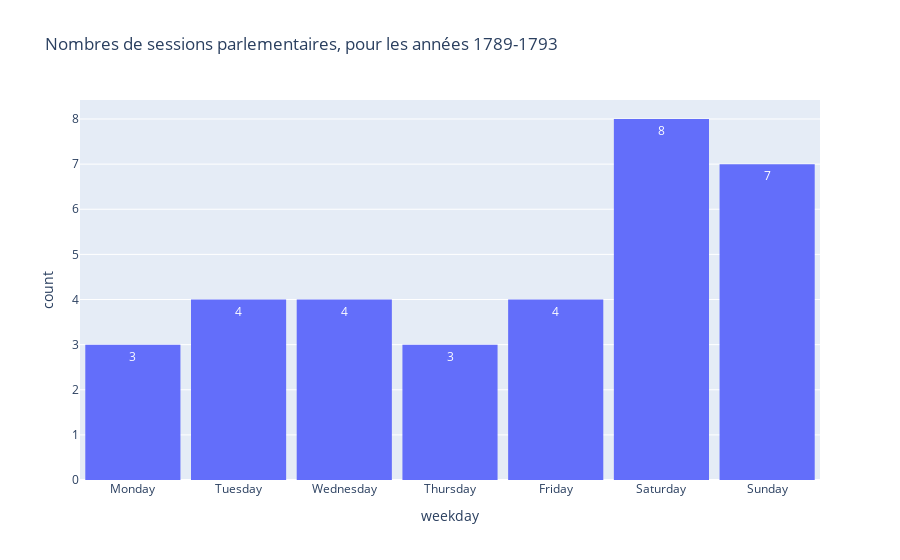

Source (notebook cell):
### Code cell
plot_par_jour_de_semaine_dayoff(Assemblee_dayoff, '1789-1793')

### Figure 1 — Plotly figure (JSON) as saved in the notebook; plotly's stock layout.template omitted (floating-point values rounded to 4 significant figures)
{"data": [{"alignmentgroup": "True", "bingroup": "x", "hovertemplate": "weekday=%{x}<br>count=%{y}<extra></extra>", "legendgroup": "", "marker": {"color": "#636efa", "pattern": {"shape": ""}}, "name": "", "offsetgroup": "", "orientation": "v", "showlegend": false, "texttemplate": "%{value}", "type": "histogram", "x": ["Friday", "Wednesday", "Tuesday", "Wednesday", "Wednesday", "Sunday", "Sunday", "Thursday", "Saturday", "Sunday", "Monday", "Tuesday", "Saturday", "Sunday", "Wednesday", "Saturday", "Friday", "Tuesday", "Tuesday", "Saturday", "Saturday", "Friday", "Thursday", "Friday", "Sunday", "Thursday", "Saturday", "Monday", "Saturday", "Sunday", "Sunday", "Saturday", "Monday"], "xaxis": "x", "yaxis": "y"}], "layout": {"bargap": 0.1, "barmode": "relative", "legend": {"tracegroupgap": 0}, "title": {"text": "Nombres de sessions parlementaires, pour les années 1789-1793"}, "xaxis": {"anchor": "y", "automargin": false, "categoryarray": ["Monday", "Tuesday", "Wednesday", "Thursday", "Friday", "Saturday", "Sunday"], "categoryorder": "array", "domain": [0, 1], "title": {"text": "weekday"}}, "yaxis": {"anchor": "x", "domain": [0, 1], "title": {"text": "count"}}}}
